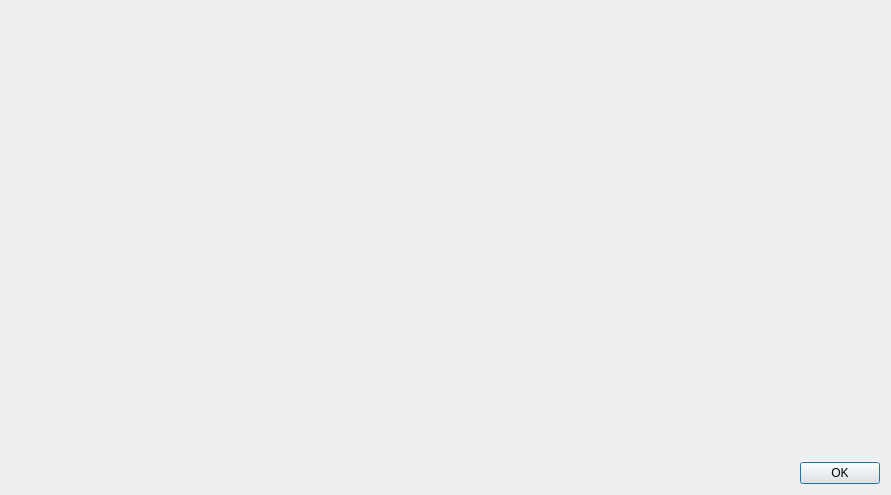
<?xml version="1.0" encoding="UTF-8"?>
<ui version="4.0">
 <class>DialogXStruct</class>
 <widget class="QDialog" name="DialogXStruct">
  <property name="windowModality">
   <enum>Qt::WindowModality::NonModal</enum>
  </property>
  <property name="geometry">
   <rect>
    <x>0</x>
    <y>0</y>
    <width>891</width>
    <height>495</height>
   </rect>
  </property>
  <property name="windowTitle">
   <string>Structs</string>
  </property>
  <property name="modal">
   <bool>false</bool>
  </property>
  <layout class="QVBoxLayout" name="verticalLayout">
   <item>
    <widget class="XStructWidget" name="widgetStructs" native="true">
     <property name="sizePolicy">
      <sizepolicy hsizetype="Expanding" vsizetype="Expanding">
       <horstretch>0</horstretch>
       <verstretch>0</verstretch>
      </sizepolicy>
     </property>
    </widget>
   </item>
   <item>
    <layout class="QHBoxLayout" name="horizontalLayout_2">
     <item>
      <spacer name="horizontalSpacer_2">
       <property name="orientation">
        <enum>Qt::Orientation::Horizontal</enum>
       </property>
       <property name="sizeHint" stdset="0">
        <size>
         <width>40</width>
         <height>20</height>
        </size>
       </property>
      </spacer>
     </item>
     <item>
      <widget class="QPushButton" name="pushButtonOK">
       <property name="text">
        <string>OK</string>
       </property>
      </widget>
     </item>
    </layout>
   </item>
  </layout>
 </widget>
 <customwidgets>
  <customwidget>
   <class>XStructWidget</class>
   <extends>QWidget</extends>
   <header location="global">xstructwidget.h</header>
   <container>1</container>
  </customwidget>
 </customwidgets>
 <resources/>
 <connections/>
</ui>
